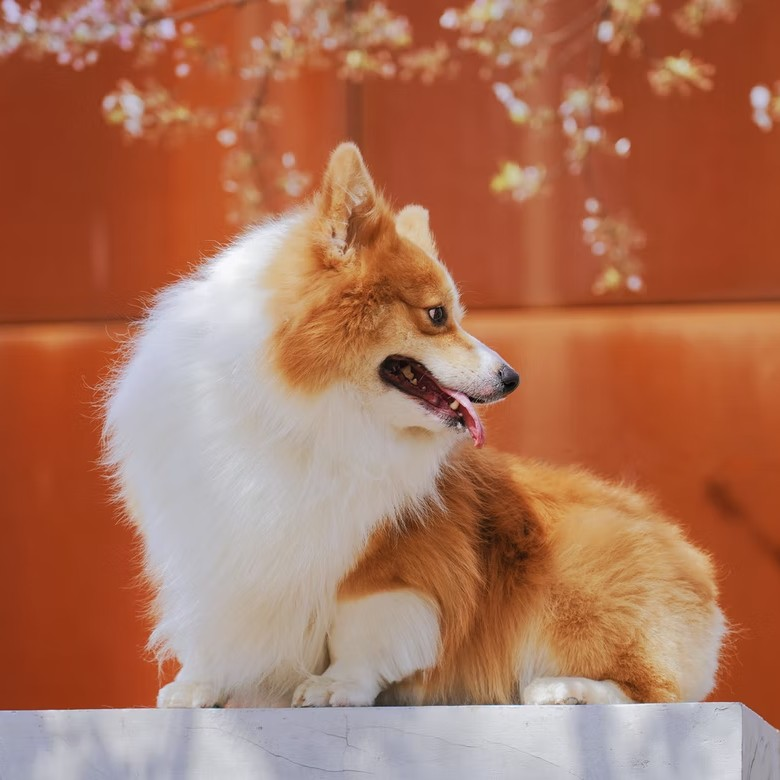
#> input picture archive/example_dataset/1.jpg, 780 x 780 px; its folder holds only this picture in this run
$ python -i manga_style_bw.py   (imports and definitions only)
#> lines starting #> are read from the running program, lines starting #| are printed output that depends on the picture
#> further down, picture is the input picture: PIL image 780x780 RGB; mean R, G, B 173.3, 115.9, 90.7
"""Convert color Pepper&Carrot pages to manga-style B&W with screentones.

Real manga uses:
- Pure black ink lines (no gray)
- Screentone dot patterns for shading (not smooth gradients)
- High contrast
"""
from pathlib import Path
from PIL import Image, ImageFilter
import numpy as np

COLOR_DIR = Path(r"C:\dev\loracomp3\data\peppercarrot\pairs_1024\color")
OUT_DIR = Path(r"C:\dev\loracomp3\data\peppercarrot\pairs_1024\manga_bw")
# [1 line not run here, left out]


def apply_screentone(gray_array, dot_spacing=6):
    """Convert grayscale values to screentone dot pattern."""
    h, w = gray_array.shape
    result = np.ones((h, w), dtype=np.uint8) * 255  # white background

    for y in range(0, h, dot_spacing):
        for x in range(0, h, dot_spacing):
            # Sample the average gray value in this cell
            cell = gray_array[y:y+dot_spacing, x:x+dot_spacing]
            if cell.size == 0:
                continue
            avg = cell.mean()

            # Darker areas = bigger dots
            # avg 0 = black (full dot), avg 255 = white (no dot)
            darkness = 1.0 - (avg / 255.0)
            radius = int(darkness * dot_spacing * 0.5)

            if radius > 0:
                cy, cx = y + dot_spacing // 2, x + dot_spacing // 2
                for dy in range(-radius, radius + 1):
                    for dx in range(-radius, radius + 1):
                        if dy*dy + dx*dx <= radius*radius:
                            ny, nx = cy + dy, cx + dx
                            if 0 <= ny < h and 0 <= nx < w:
                                result[ny, nx] = 0
    return result


def color_to_manga(img):
    """Convert a color image to manga-style B&W."""
    gray = np.array(img.convert("L"))
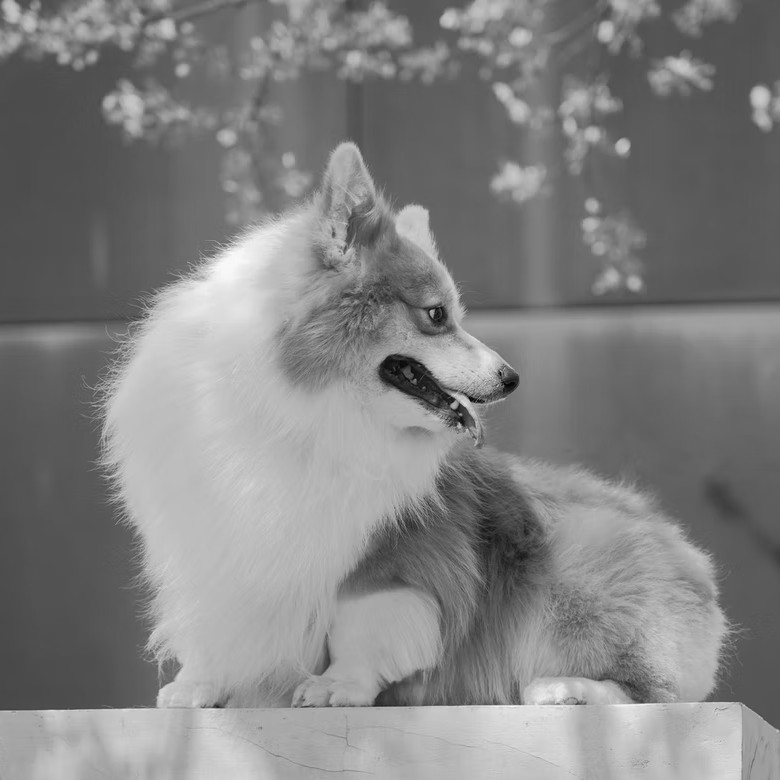
#> gray: shape (780, 780); min 2, max 253, mean 130.2

    # 1. Extract strong edges for line art (pure black lines)
    img_pil = img.convert("L")
    edges = img_pil.filter(ImageFilter.FIND_EDGES)
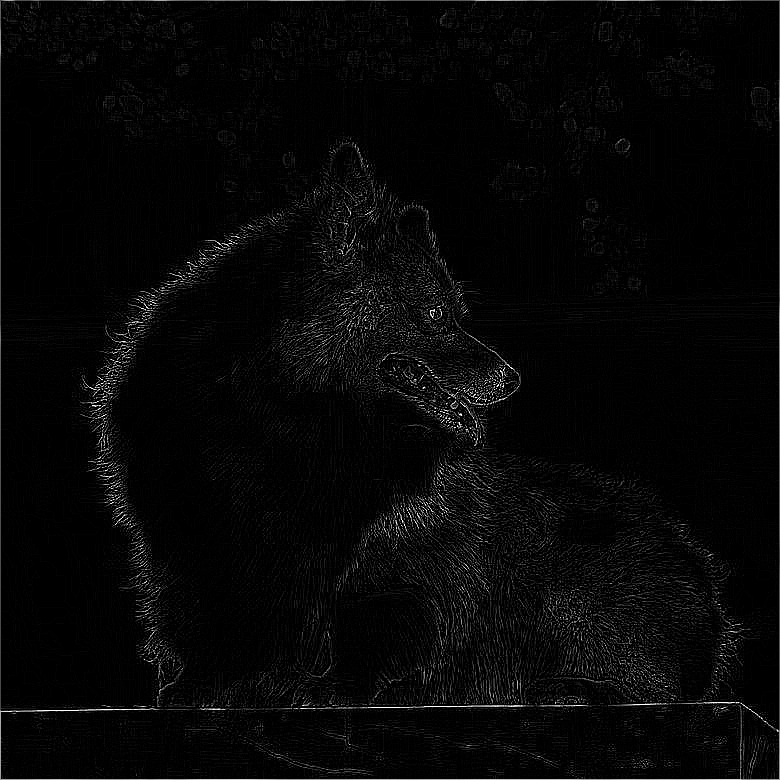
#> edges: PIL image 780x780 L; min 0, max 255, mean 6.9
    edges_arr = np.array(edges)
    # Threshold edges to pure black/white
    line_mask = edges_arr > 30  # edge pixels
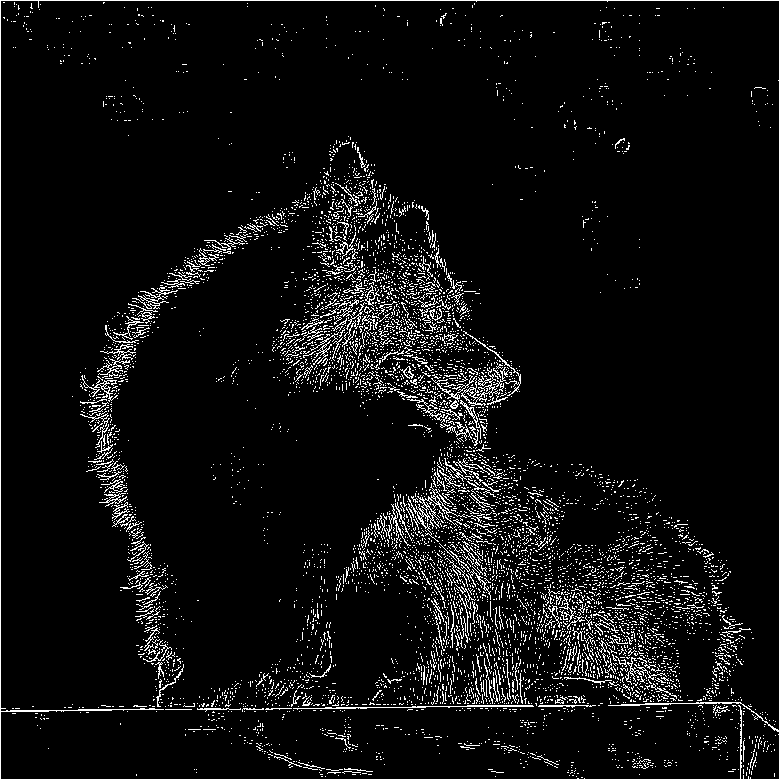
#> line_mask: shape (780, 780) bool; 6% white in thin lines or dots

    # 2. Apply screentone to the grayscale for shading
    screentone = apply_screentone(gray, dot_spacing=5)
#> after the loop in apply_screentone, `for y in range(0, h, dot_spacing):`:
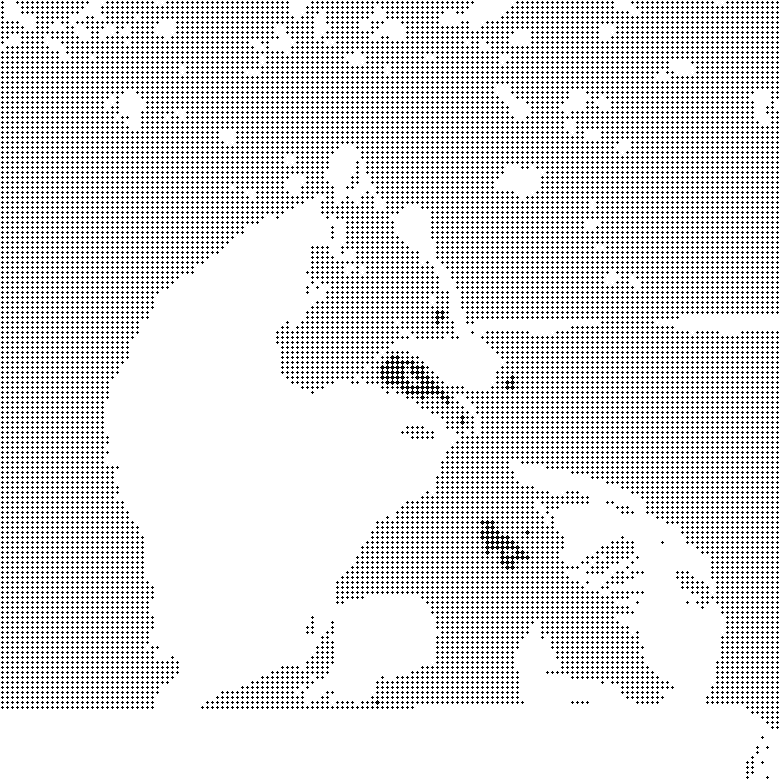
#> result: shape (780, 780); 86.7% white; black in thin lines or dots

    # 3. Combine: line art on top of screentone
    result = screentone.copy()
    result[line_mask] = 0  # Black lines
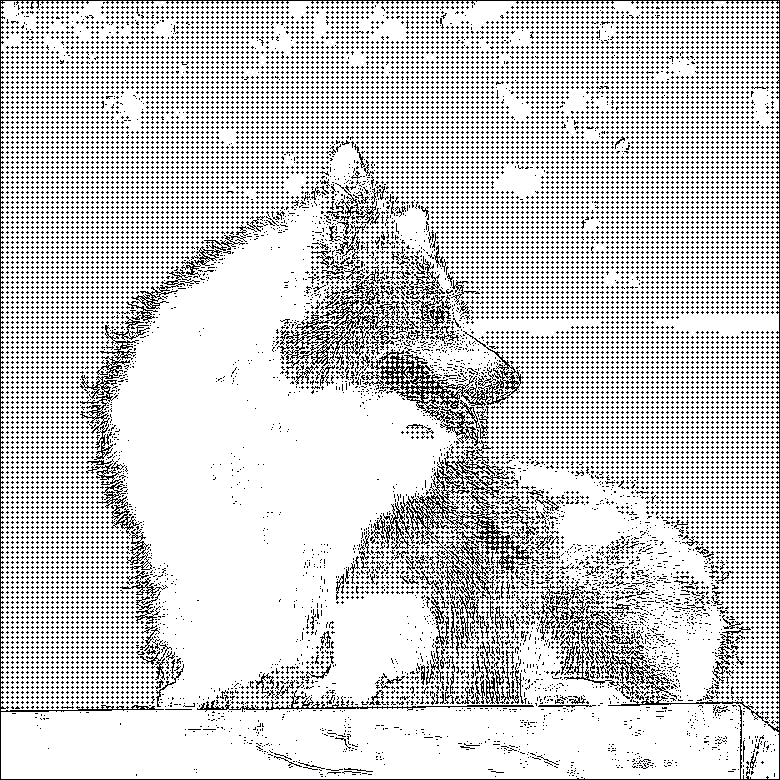
#> result: shape (780, 780); 81.5% white; black in thin lines or dots

    # 4. Boost contrast - make darks darker, lights lighter
    result = np.clip(result, 0, 255).astype(np.uint8)

    return Image.fromarray(result)


# Process first few as test
files = sorted(COLOR_DIR.glob("*.jpg"))
# [10 lines not run here, left out]

>>> from PIL import Image
>>> picture = Image.open('../example_dataset/1.jpg')
>>> result = color_to_manga(picture)

$ run again, on archive/example_dataset/2.jpg
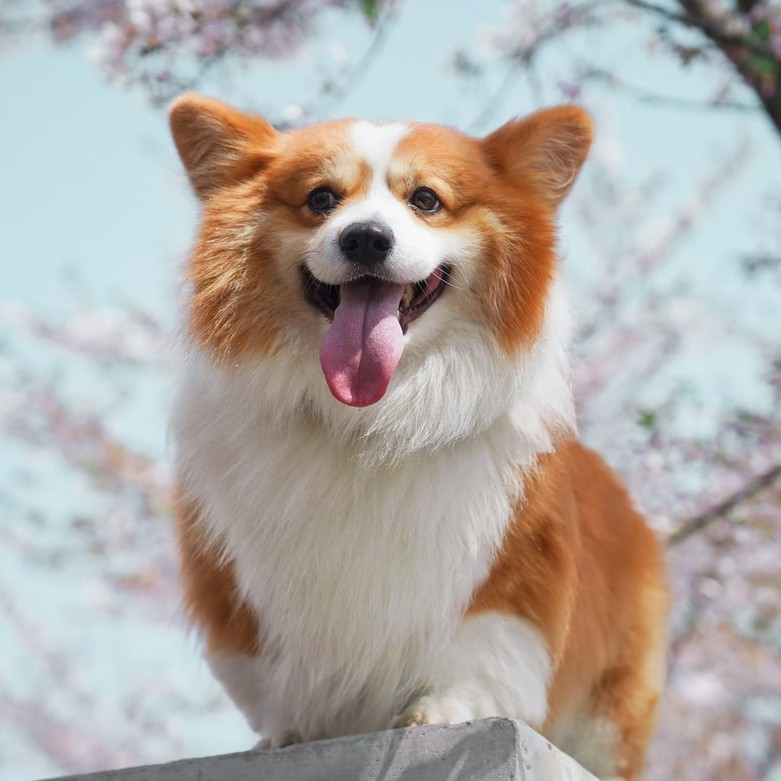
#> input picture archive/example_dataset/2.jpg, 781 x 781 px
#> picture is the input picture: PIL image 781x781 RGB; mean R, G, B 176.5, 170.4, 165.8
#> in color_to_manga, `line_mask = edges_arr > 30`:
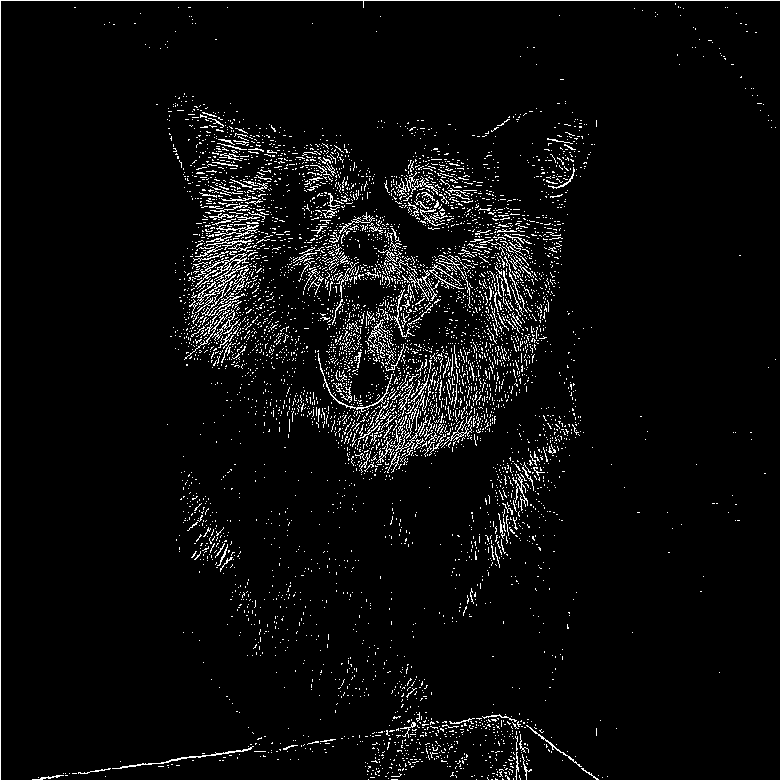
#> line_mask: shape (781, 781) bool; 4.7% white in thin lines or dots
#> in color_to_manga, `result[line_mask] = 0`:
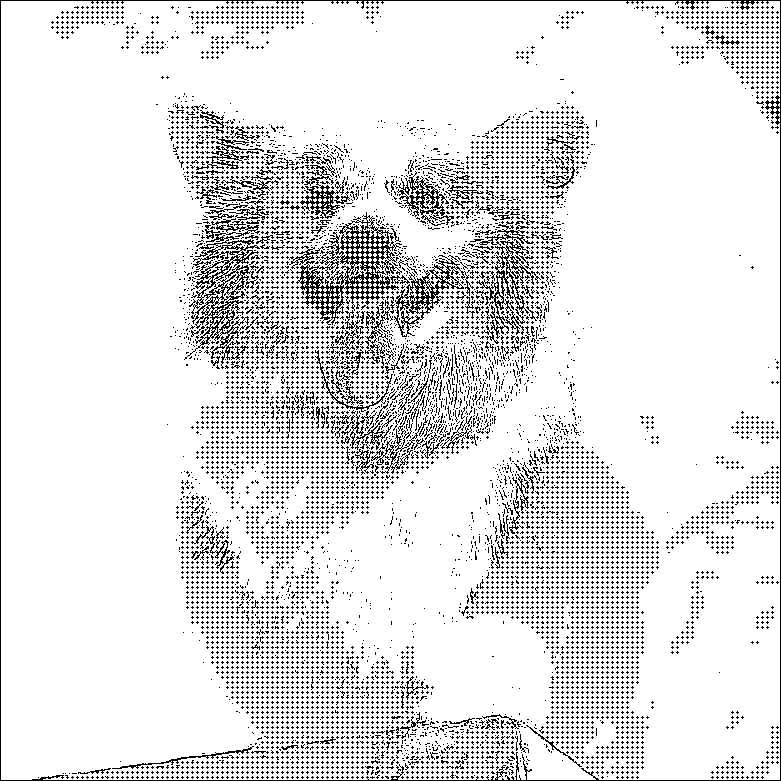
#> result: shape (781, 781); 89.1% white; black in thin lines or dots

$ run again, on archive/example_dataset/3.jpg
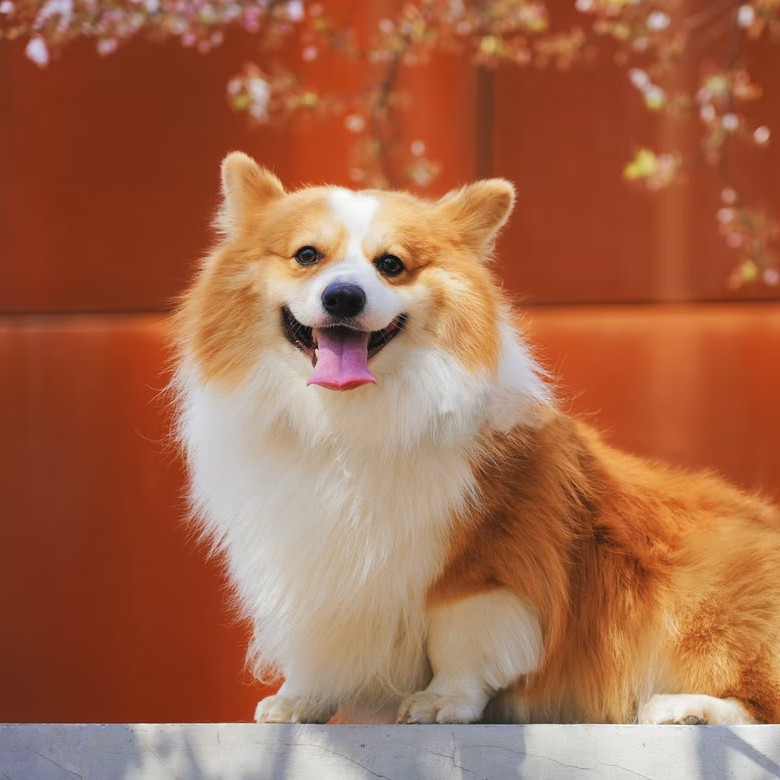
#> input picture archive/example_dataset/3.jpg, 780 x 780 px
#> picture is the input picture: PIL image 780x780 RGB; mean R, G, B 164.7, 104.7, 76.3
#> in color_to_manga, `line_mask = edges_arr > 30`:
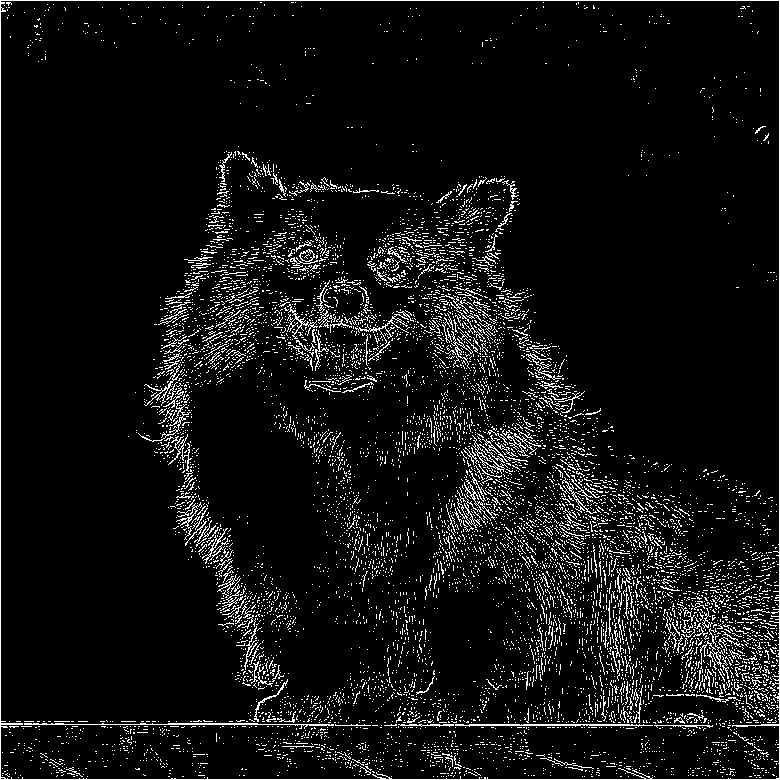
#> line_mask: shape (780, 780) bool; 6.8% white in thin lines or dots
#> in color_to_manga, `result[line_mask] = 0`:
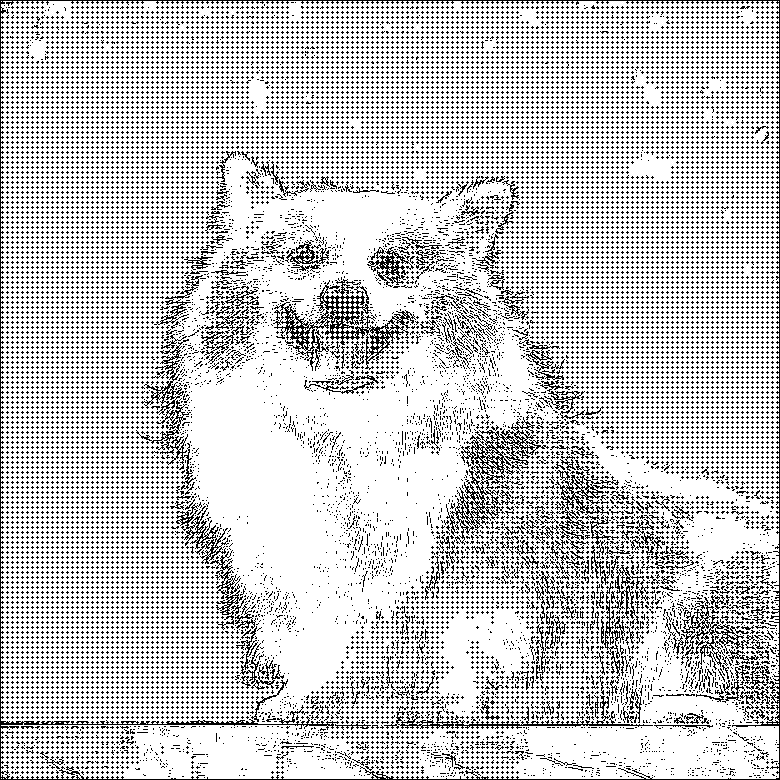
#> result: shape (780, 780); 79.3% white; black in thin lines or dots

$ run again, on archive/example_dataset/4.jpg
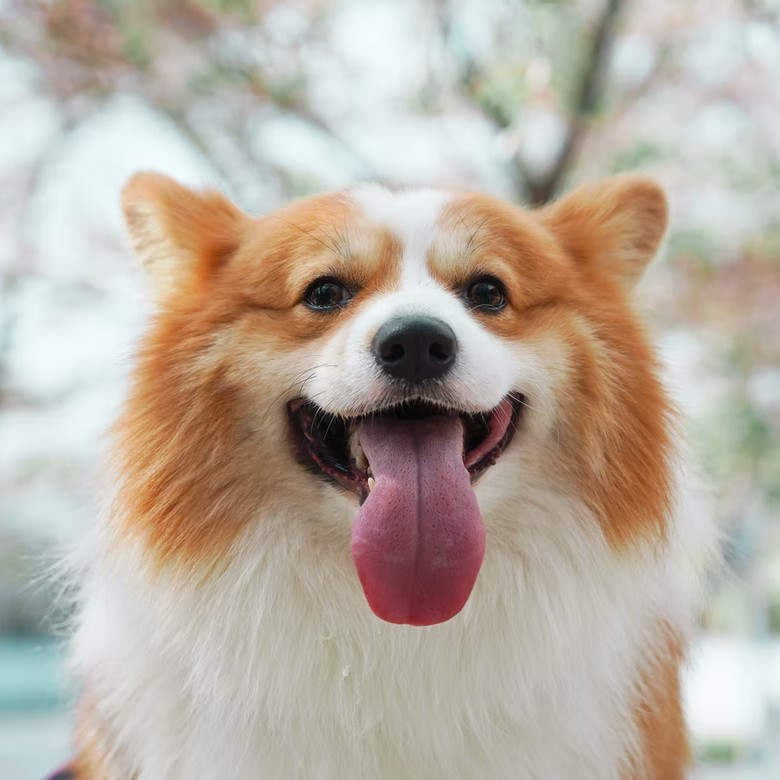
#> input picture archive/example_dataset/4.jpg, 780 x 780 px
#> picture is the input picture: PIL image 780x780 RGB; mean R, G, B 184.8, 173.9, 161.8
#> in color_to_manga, `line_mask = edges_arr > 30`:
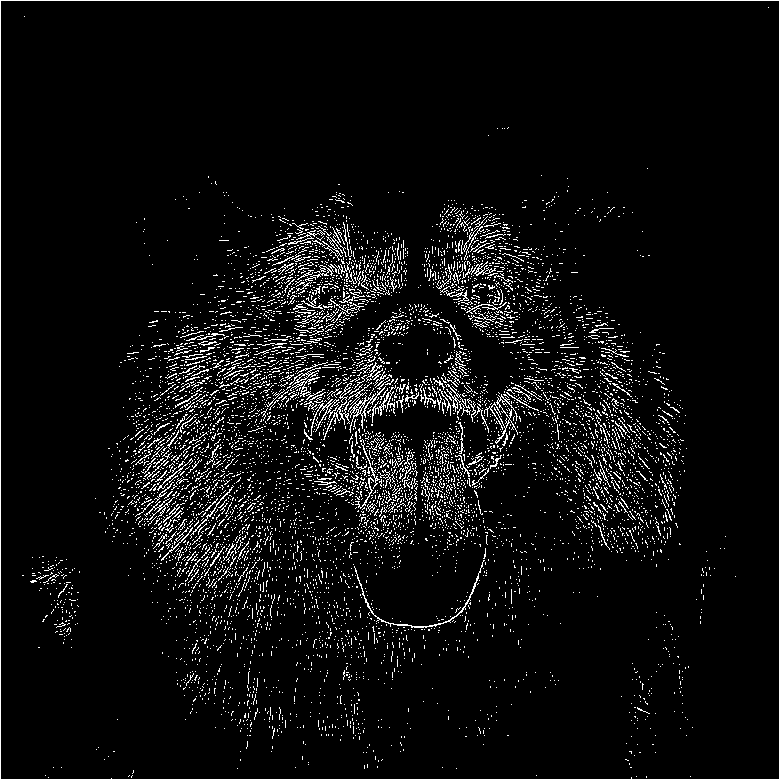
#> line_mask: shape (780, 780) bool; 5.5% white in thin lines or dots
#> in color_to_manga, `result[line_mask] = 0`:
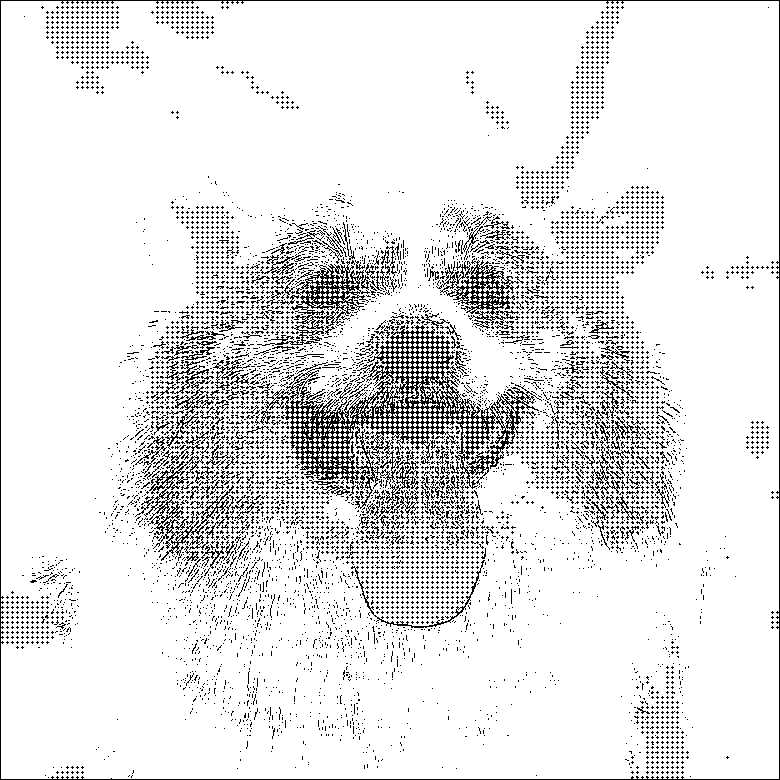
#> result: shape (780, 780); 89.5% white; black in thin lines or dots
